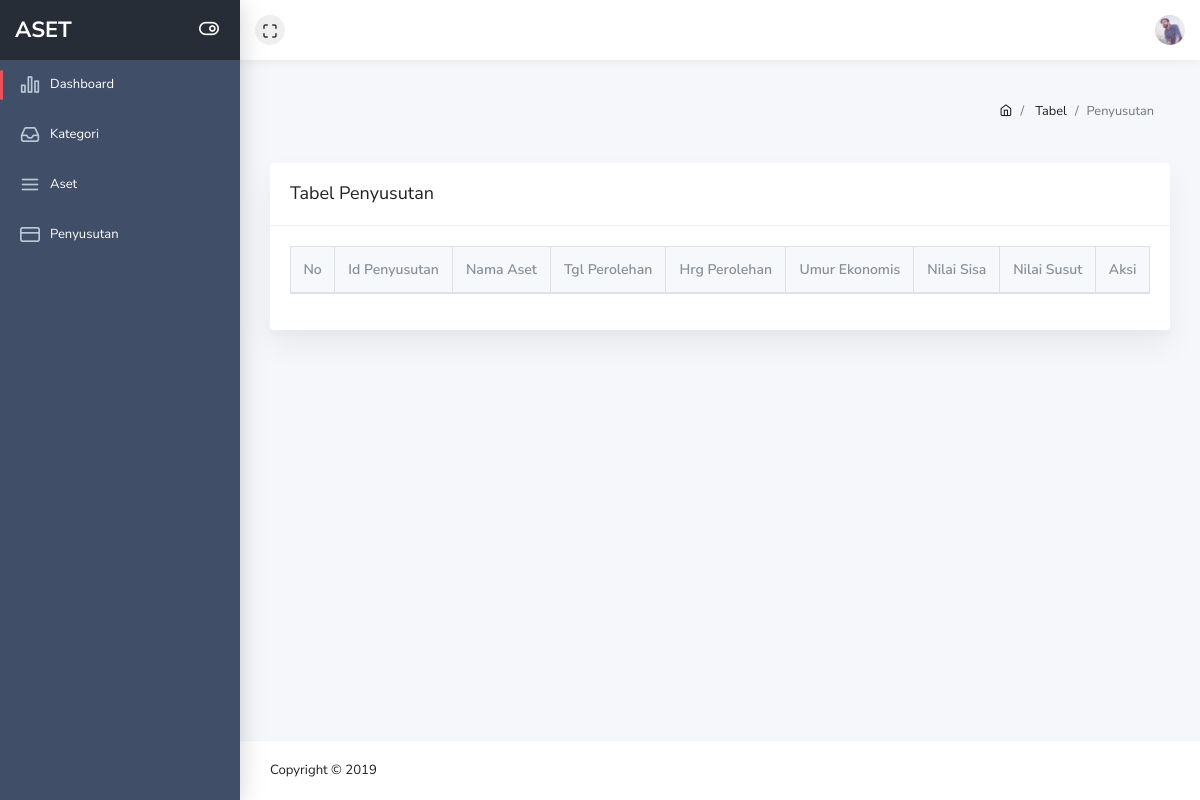
/pages/table-penyusutan.php, run on an earlier commit of the app's database.
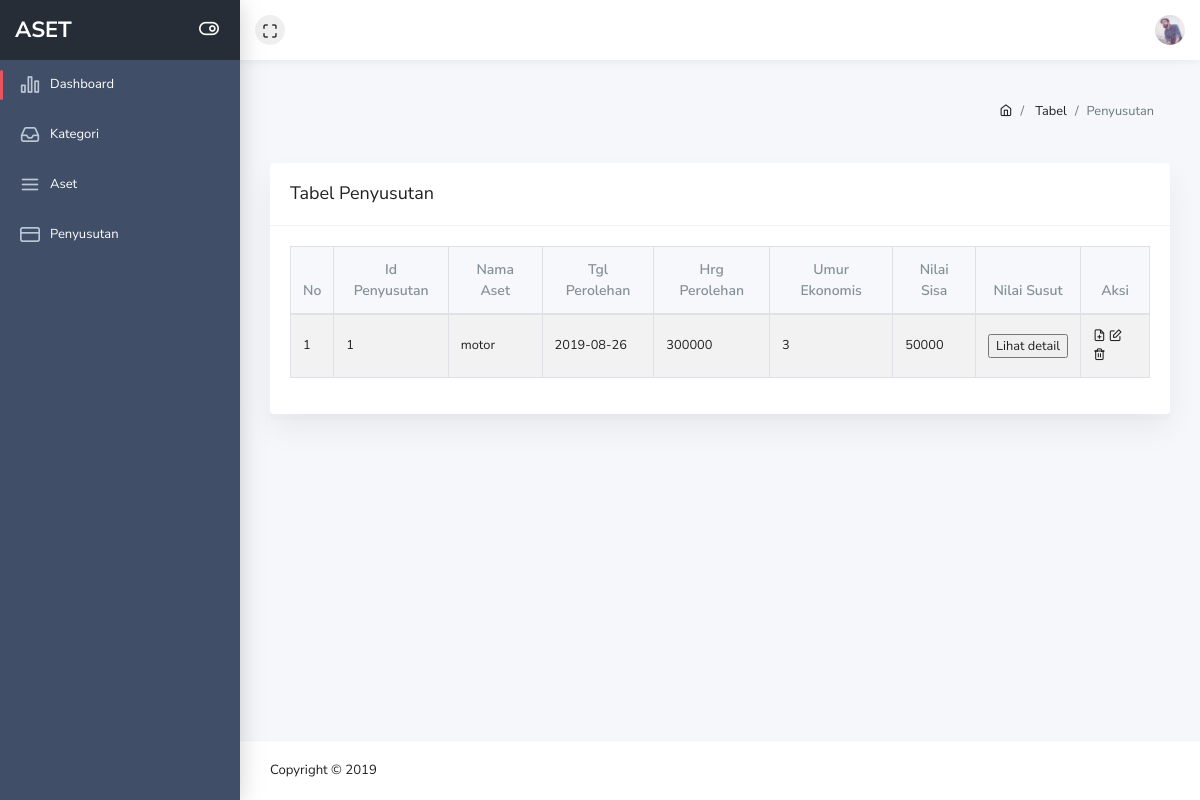
And on a later commit of the database.
### tables this page shows
CREATE TABLE `tb_penyusutan` (
  `id_penyusutan` varchar(7) NOT NULL,
  `tgl_penyusutan` date NOT NULL,
  `total_penyusutan` int(12) NOT NULL
);

CREATE TABLE `tb_asset` (
  `id_asset` varchar(7) NOT NULL,
  `nama_asset` varchar(25) NOT NULL,
  `qty` int(12) NOT NULL,
  `tgl_perolehan` date NOT NULL,
  `hrg_perolehan` int(12) NOT NULL,
  `umur_ekonomis` int(12) NOT NULL,
  `nilai_sisa` int(12) NOT NULL,
  `id_kategori` varchar(7) NOT NULL
);

### base_url.php (called while the page is built)
<?php
function pathUrl($dir = __DIR__){
    $root = "";
    $dir = str_replace('\\', '/', realpath($dir));
    $root .= !empty($_SERVER['HTTPS']) ? 'https' : 'http';
    $root .= '://' . $_SERVER['HTTP_HOST'];
    if(!empty($_SERVER['CONTEXT_PREFIX'])) {
        $root .= $_SERVER['CONTEXT_PREFIX'];
        $root .= substr($dir, strlen($_SERVER[ 'CONTEXT_DOCUMENT_ROOT' ]));
    } else {
        $root .= substr($dir, strlen($_SERVER[ 'DOCUMENT_ROOT' ]));
    }
    $root .= '/';
    return $root;
}
$base_url = pathUrl();
?>

### pages/table-penyusutan.php (the view, shortened to what the changed rows need)
<?php
include_once "../base_url.php";
?>
<!doctype html>
<html class="no-js" lang="en">
    <head>
        <link rel="stylesheet" href="<?php echo $base_url ?>assets/plugins/bootstrap/dist/css/bootstrap.min.css">
        <link rel="stylesheet" href="<?php echo $base_url ?>assets/plugins/fontawesome-free/css/all.min.css">
        <link rel="stylesheet" href="<?php echo $base_url ?>assets/plugins/ionicons/dist/css/ionicons.min.css">
        <link rel="stylesheet" href="<?php echo $base_url ?>assets/plugins/icon-kit/dist/css/iconkit.min.css">
        <link rel="stylesheet" href="<?php echo $base_url ?>assets/plugins/perfect-scrollbar/css/perfect-scrollbar.css">
        <link rel="stylesheet" href="<?php echo $base_url ?>assets/plugins/datatables.net-bs4/css/dataTables.bootstrap4.min.css">
        <link rel="stylesheet" href="<?php echo $base_url ?>assets/dist/css/theme.min.css">
    </head>
    <body>
        <div class="wrapper">
            <div class="page-wrap">
                <div class="main-content">
                    <div class="container-fluid">
                        <div class="row">
                            <div class="col-sm-12">
                                <div class="card">
                                    <div class="card-body">
                                        <div class="dt-responsive">
                                            <table id="simpletable" class="table table-striped table-bordered nowrap">
                                        <thead>
                                        <tr>
                                            <th class="text-center">No</th>
                                            <th class="text-center">Id Penyusutan</th>
                                            <th class="text-center">Nama Aset</th>
                                            <th class="text-center">Tgl Perolehan</th>
                                            <th class="text-center">Hrg Perolehan</th>
                                            <th class="text-center">Umur Ekonomis</th>
                                            <th class="text-center">Nilai Sisa</th>
                                            <th class="text-center">Nilai Susut</th>
                                            <th class="text-center">Aksi</th>
                                        </tr>
                                        </thead>
                                        <tbody>
                                            <?php
                                                include '../config/config.php';
                                                $kategori = mysqli_query($mysqli,"SELECT tb_penyusutan.id_penyusutan,tb_asset.nama_asset, tb_asset.tgl_perolehan,tb_asset.hrg_perolehan,tb_asset.umur_ekonomis,tb_asset.nilai_sisa,tb_penyusutan.total_penyusutan FROM tb_penyusutan INNER JOIN tb_asset ON tb_penyusutan.id_penyusutan = tb_asset.id_asset");
                                                $no = 1;
                                                if($kategori){
                                                    while($row = mysqli_fetch_array($kategori))
                                                    {
                                                        echo "<tr>
                                                        <td>".$no++."</td>
                                                        <td>".$row['id_penyusutan']."</td>
                                                        <td>".$row['nama_asset']."</td>
                                                        <td>".$row['tgl_perolehan']."</td>
                                                        <td>".$row['hrg_perolehan']."</td>
                                                        <td>".$row['umur_ekonomis']."</td>
                                                        <td>".$row['nilai_sisa']."</td>
                                                        <td>
                                                            <form method='post' action='".$base_url."/pages/detail_penyusutan.php'>
                                                            <input type='submit' name='detail_susut' value='Lihat detail'/>
                                                            <input type='hidden' name='id' value=".$row['id_penyusutan'].">
                                                            <input type='hidden' name='umur_ekonomis' value=".$row['umur_ekonomis'].">
                                                            </form>
                                                        </td>
                                                        <td>
                                                        <form method='post' action='".$base_url."/controller/delete.php'>
                                                            <i class='ik ik-file-plus'></i>
                                                            <i class='ik ik-edit'></i>
                                                            <i class='ik ik-trash-2'></i>
                                                        </form>
                                                    </td>
                                                    </tr>";
                                                    }
                                                }
                                            ?>
                                                </tbody>
                                            </table>
                                        </div>
                                    </div>
                                </div>
                            </div>
                        </div>
                    </div>
                </div>
            </div>
        </div>
    </body>
</html>

What changed in the data, as far as the page shows it:
added tb_penyusutan: id_penyusutan "1", tb_asset.nama_asset "motor", tb_asset.tgl_perolehan "2019-08-26", tb_asset.hrg_perolehan "300000", tb_asset.umur_ekonomis "3", tb_asset.nilai_sisa "50000"
